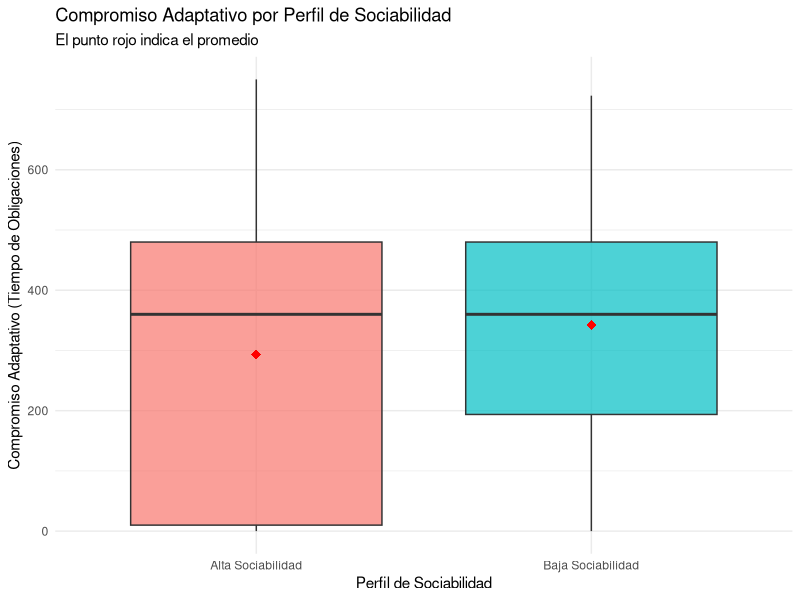

Write the R code that produced this figure.
library(ggplot2)
library(dplyr)

# Cargar los datos (aseg�rate de que el archivo est� en tu directorio de trabajo)
df <- read.csv("datosMerged.csv")

# 1. Limpieza y preparaci�n de datos
# Convertir columnas a num�rico y calcular el puntaje de Sociabilidad
df_clean <- df %>%
  mutate(
    calma_soc = as.numeric(calma_social_ocio),
    disfrute_soc = as.numeric(disfrute_social_ocio),
    a_gusto_soc = as.numeric(a_gusto_social_ocio),
    obligaciones = as.numeric(tiempo_total_obligatorias)
  ) %>%
  filter(!is.na(calma_soc), !is.na(disfrute_soc), !is.na(a_gusto_soc), !is.na(obligaciones)) %>%
  mutate(Sociabilidad_Score = (calma_soc + disfrute_soc + a_gusto_soc) / 3)

# 2. Dividir por la mediana
mediana_soc <- median(df_clean$Sociabilidad_Score)
df_clean <- df_clean %>%
  mutate(Perfil_Sociabilidad = ifelse(Sociabilidad_Score >= mediana_soc, 
                                      "Alta Sociabilidad", "Baja Sociabilidad"))

# 3. An�lisis Estad�stico (Prueba t de Student)
t_test <- t.test(obligaciones ~ Perfil_Sociabilidad, data = df_clean)
print(t_test)

# 4. Generar el Gr�fico
grafico<-ggplot(df_clean, aes(x = Perfil_Sociabilidad, y = obligaciones, fill = Perfil_Sociabilidad)) +
  geom_boxplot(alpha = 0.7) +
  stat_summary(fun = mean, geom = "point", shape = 18, size = 3, color = "red") +
  labs(
    title = "Compromiso Adaptativo por Perfil de Sociabilidad",
    subtitle = "El punto rojo indica el promedio",
    x = "Perfil de Sociabilidad",
    y = "Compromiso Adaptativo (Tiempo de Obligaciones)",
    fill = "Perfil"
  ) +
  theme_minimal() +
  theme(legend.position = "none")

print(grafico)
